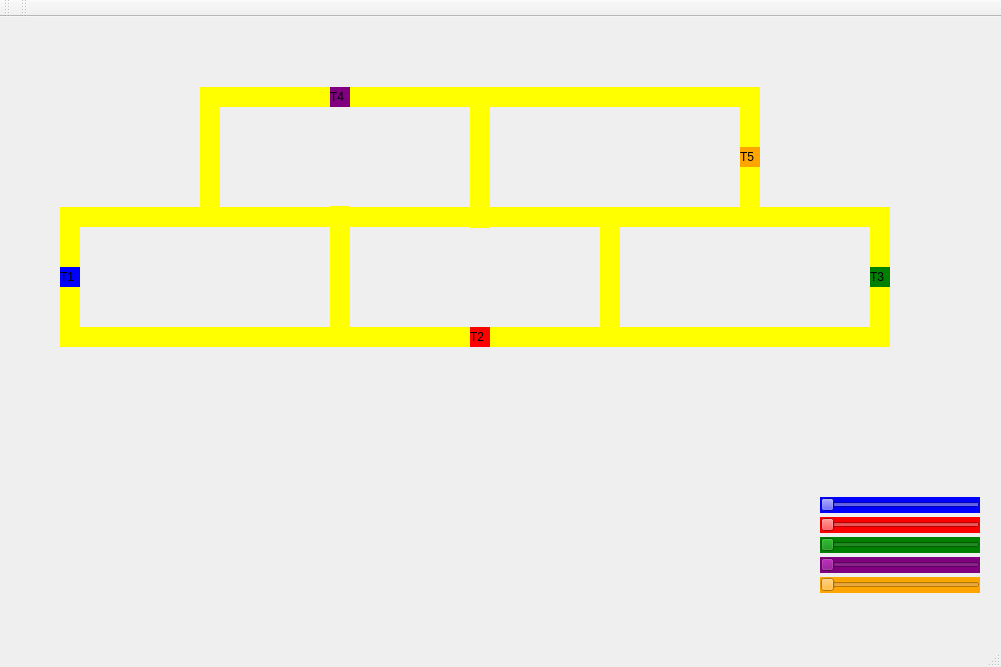
<?xml version="1.0" encoding="UTF-8"?>
<ui version="4.0">
 <class>MainWindow</class>
 <widget class="QMainWindow" name="MainWindow">
  <property name="enabled">
   <bool>true</bool>
  </property>
  <property name="geometry">
   <rect>
    <x>0</x>
    <y>0</y>
    <width>1001</width>
    <height>667</height>
   </rect>
  </property>
  <property name="sizePolicy">
   <sizepolicy hsizetype="Preferred" vsizetype="Preferred">
    <horstretch>100</horstretch>
    <verstretch>0</verstretch>
   </sizepolicy>
  </property>
  <property name="windowTitle">
   <string>MainWindow</string>
  </property>
  <widget class="QWidget" name="centralWidget">
   <widget class="QLabel" name="label_trem1">
    <property name="geometry">
     <rect>
      <x>60</x>
      <y>250</y>
      <width>20</width>
      <height>20</height>
     </rect>
    </property>
    <property name="styleSheet">
     <string notr="true">QLabel { background: blue}</string>
    </property>
    <property name="text">
     <string>T1</string>
    </property>
   </widget>
   <widget class="QLabel" name="label_trilhoa">
    <property name="geometry">
     <rect>
      <x>80</x>
      <y>190</y>
      <width>251</width>
      <height>20</height>
     </rect>
    </property>
    <property name="palette">
     <palette>
      <active>
       <colorrole role="WindowText">
        <brush brushstyle="SolidPattern">
         <color alpha="255">
          <red>0</red>
          <green>0</green>
          <blue>0</blue>
         </color>
        </brush>
       </colorrole>
       <colorrole role="Button">
        <brush brushstyle="SolidPattern">
         <color alpha="255">
          <red>255</red>
          <green>255</green>
          <blue>0</blue>
         </color>
        </brush>
       </colorrole>
       <colorrole role="Light">
        <brush brushstyle="SolidPattern">
         <color alpha="255">
          <red>255</red>
          <green>255</green>
          <blue>127</blue>
         </color>
        </brush>
       </colorrole>
       <colorrole role="Midlight">
        <brush brushstyle="SolidPattern">
         <color alpha="255">
          <red>255</red>
          <green>255</green>
          <blue>63</blue>
         </color>
        </brush>
       </colorrole>
       <colorrole role="Dark">
        <brush brushstyle="SolidPattern">
         <color alpha="255">
          <red>127</red>
          <green>127</green>
          <blue>0</blue>
         </color>
        </brush>
       </colorrole>
       <colorrole role="Mid">
        <brush brushstyle="SolidPattern">
         <color alpha="255">
          <red>170</red>
          <green>170</green>
          <blue>0</blue>
         </color>
        </brush>
       </colorrole>
       <colorrole role="Text">
        <brush brushstyle="SolidPattern">
         <color alpha="255">
          <red>0</red>
          <green>0</green>
          <blue>0</blue>
         </color>
        </brush>
       </colorrole>
       <colorrole role="BrightText">
        <brush brushstyle="SolidPattern">
         <color alpha="255">
          <red>255</red>
          <green>255</green>
          <blue>255</blue>
         </color>
        </brush>
       </colorrole>
       <colorrole role="ButtonText">
        <brush brushstyle="SolidPattern">
         <color alpha="255">
          <red>0</red>
          <green>0</green>
          <blue>0</blue>
         </color>
        </brush>
       </colorrole>
       <colorrole role="Base">
        <brush brushstyle="SolidPattern">
         <color alpha="255">
          <red>255</red>
          <green>255</green>
          <blue>0</blue>
         </color>
        </brush>
       </colorrole>
       <colorrole role="Window">
        <brush brushstyle="SolidPattern">
         <color alpha="255">
          <red>255</red>
          <green>255</green>
          <blue>0</blue>
         </color>
        </brush>
       </colorrole>
       <colorrole role="Shadow">
        <brush brushstyle="SolidPattern">
         <color alpha="255">
          <red>0</red>
          <green>0</green>
          <blue>0</blue>
         </color>
        </brush>
       </colorrole>
       <colorrole role="AlternateBase">
        <brush brushstyle="SolidPattern">
         <color alpha="255">
          <red>255</red>
          <green>255</green>
          <blue>127</blue>
         </color>
        </brush>
       </colorrole>
       <colorrole role="ToolTipBase">
        <brush brushstyle="SolidPattern">
         <color alpha="255">
          <red>255</red>
          <green>255</green>
          <blue>220</blue>
         </color>
        </brush>
       </colorrole>
       <colorrole role="ToolTipText">
        <brush brushstyle="SolidPattern">
         <color alpha="255">
          <red>0</red>
          <green>0</green>
          <blue>0</blue>
         </color>
        </brush>
       </colorrole>
       <colorrole role="PlaceholderText">
        <brush brushstyle="NoBrush">
         <color alpha="128">
          <red>0</red>
          <green>0</green>
          <blue>0</blue>
         </color>
        </brush>
       </colorrole>
      </active>
      <inactive>
       <colorrole role="WindowText">
        <brush brushstyle="SolidPattern">
         <color alpha="255">
          <red>0</red>
          <green>0</green>
          <blue>0</blue>
         </color>
        </brush>
       </colorrole>
       <colorrole role="Button">
        <brush brushstyle="SolidPattern">
         <color alpha="255">
          <red>255</red>
          <green>255</green>
          <blue>0</blue>
         </color>
        </brush>
       </colorrole>
       <colorrole role="Light">
        <brush brushstyle="SolidPattern">
         <color alpha="255">
          <red>255</red>
          <green>255</green>
          <blue>127</blue>
         </color>
        </brush>
       </colorrole>
       <colorrole role="Midlight">
        <brush brushstyle="SolidPattern">
         <color alpha="255">
          <red>255</red>
          <green>255</green>
          <blue>63</blue>
         </color>
        </brush>
       </colorrole>
       <colorrole role="Dark">
        <brush brushstyle="SolidPattern">
         <color alpha="255">
          <red>127</red>
          <green>127</green>
          <blue>0</blue>
         </color>
        </brush>
       </colorrole>
       <colorrole role="Mid">
        <brush brushstyle="SolidPattern">
         <color alpha="255">
          <red>170</red>
          <green>170</green>
          <blue>0</blue>
         </color>
        </brush>
       </colorrole>
       <colorrole role="Text">
        <brush brushstyle="SolidPattern">
         <color alpha="255">
          <red>0</red>
          <green>0</green>
          <blue>0</blue>
         </color>
        </brush>
       </colorrole>
       <colorrole role="BrightText">
        <brush brushstyle="SolidPattern">
         <color alpha="255">
          <red>255</red>
          <green>255</green>
          <blue>255</blue>
         </color>
        </brush>
       </colorrole>
       <colorrole role="ButtonText">
        <brush brushstyle="SolidPattern">
         <color alpha="255">
          <red>0</red>
          <green>0</green>
          <blue>0</blue>
         </color>
        </brush>
       </colorrole>
       <colorrole role="Base">
        <brush brushstyle="SolidPattern">
         <color alpha="255">
          <red>255</red>
          <green>255</green>
          <blue>0</blue>
         </color>
        </brush>
       </colorrole>
       <colorrole role="Window">
        <brush brushstyle="SolidPattern">
         <color alpha="255">
          <red>255</red>
          <green>255</green>
          <blue>0</blue>
         </color>
        </brush>
       </colorrole>
       <colorrole role="Shadow">
        <brush brushstyle="SolidPattern">
         <color alpha="255">
          <red>0</red>
          <green>0</green>
          <blue>0</blue>
         </color>
        </brush>
       </colorrole>
       <colorrole role="AlternateBase">
        <brush brushstyle="SolidPattern">
         <color alpha="255">
          <red>255</red>
          <green>255</green>
          <blue>127</blue>
         </color>
        </brush>
       </colorrole>
       <colorrole role="ToolTipBase">
        <brush brushstyle="SolidPattern">
         <color alpha="255">
          <red>255</red>
          <green>255</green>
          <blue>220</blue>
         </color>
        </brush>
       </colorrole>
       <colorrole role="ToolTipText">
        <brush brushstyle="SolidPattern">
         <color alpha="255">
          <red>0</red>
          <green>0</green>
          <blue>0</blue>
         </color>
        </brush>
       </colorrole>
       <colorrole role="PlaceholderText">
        <brush brushstyle="NoBrush">
         <color alpha="128">
          <red>0</red>
          <green>0</green>
          <blue>0</blue>
         </color>
        </brush>
       </colorrole>
      </inactive>
      <disabled>
       <colorrole role="WindowText">
        <brush brushstyle="SolidPattern">
         <color alpha="255">
          <red>127</red>
          <green>127</green>
          <blue>0</blue>
         </color>
        </brush>
       </colorrole>
       <colorrole role="Button">
        <brush brushstyle="SolidPattern">
         <color alpha="255">
          <red>255</red>
          <green>255</green>
          <blue>0</blue>
         </color>
        </brush>
       </colorrole>
       <colorrole role="Light">
        <brush brushstyle="SolidPattern">
         <color alpha="255">
          <red>255</red>
          <green>255</green>
          <blue>127</blue>
         </color>
        </brush>
       </colorrole>
       <colorrole role="Midlight">
        <brush brushstyle="SolidPattern">
         <color alpha="255">
          <red>255</red>
          <green>255</green>
          <blue>63</blue>
         </color>
        </brush>
       </colorrole>
       <colorrole role="Dark">
        <brush brushstyle="SolidPattern">
         <color alpha="255">
          <red>127</red>
          <green>127</green>
          <blue>0</blue>
         </color>
        </brush>
       </colorrole>
       <colorrole role="Mid">
        <brush brushstyle="SolidPattern">
         <color alpha="255">
          <red>170</red>
          <green>170</green>
          <blue>0</blue>
         </color>
        </brush>
       </colorrole>
       <colorrole role="Text">
        <brush brushstyle="SolidPattern">
         <color alpha="255">
          <red>127</red>
          <green>127</green>
          <blue>0</blue>
         </color>
        </brush>
       </colorrole>
       <colorrole role="BrightText">
        <brush brushstyle="SolidPattern">
         <color alpha="255">
          <red>255</red>
          <green>255</green>
          <blue>255</blue>
         </color>
        </brush>
       </colorrole>
       <colorrole role="ButtonText">
        <brush brushstyle="SolidPattern">
         <color alpha="255">
          <red>127</red>
          <green>127</green>
          <blue>0</blue>
         </color>
        </brush>
       </colorrole>
       <colorrole role="Base">
        <brush brushstyle="SolidPattern">
         <color alpha="255">
          <red>255</red>
          <green>255</green>
          <blue>0</blue>
         </color>
        </brush>
       </colorrole>
       <colorrole role="Window">
        <brush brushstyle="SolidPattern">
         <color alpha="255">
          <red>255</red>
          <green>255</green>
          <blue>0</blue>
         </color>
        </brush>
       </colorrole>
       <colorrole role="Shadow">
        <brush brushstyle="SolidPattern">
         <color alpha="255">
          <red>0</red>
          <green>0</green>
          <blue>0</blue>
         </color>
        </brush>
       </colorrole>
       <colorrole role="AlternateBase">
        <brush brushstyle="SolidPattern">
         <color alpha="255">
          <red>255</red>
          <green>255</green>
          <blue>0</blue>
         </color>
        </brush>
       </colorrole>
       <colorrole role="ToolTipBase">
        <brush brushstyle="SolidPattern">
         <color alpha="255">
          <red>255</red>
          <green>255</green>
          <blue>220</blue>
         </color>
        </brush>
       </colorrole>
       <colorrole role="ToolTipText">
        <brush brushstyle="SolidPattern">
         <color alpha="255">
          <red>0</red>
          <green>0</green>
          <blue>0</blue>
         </color>
        </brush>
       </colorrole>
       <colorrole role="PlaceholderText">
        <brush brushstyle="NoBrush">
         <color alpha="128">
          <red>0</red>
          <green>0</green>
          <blue>0</blue>
         </color>
        </brush>
       </colorrole>
      </disabled>
     </palette>
    </property>
    <property name="styleSheet">
     <string notr="true">QLabel { background: yellow}</string>
    </property>
    <property name="text">
     <string/>
    </property>
   </widget>
   <widget class="QLabel" name="label_trilho3">
    <property name="geometry">
     <rect>
      <x>80</x>
      <y>310</y>
      <width>271</width>
      <height>20</height>
     </rect>
    </property>
    <property name="styleSheet">
     <string notr="true">QLabel { background: yellow}</string>
    </property>
    <property name="text">
     <string/>
    </property>
   </widget>
   <widget class="QLabel" name="label_trilho1">
    <property name="geometry">
     <rect>
      <x>330</x>
      <y>189</y>
      <width>20</width>
      <height>121</height>
     </rect>
    </property>
    <property name="styleSheet">
     <string notr="true">QLabel { background: yellow}</string>
    </property>
    <property name="text">
     <string/>
    </property>
   </widget>
   <widget class="QLabel" name="label_trilhob">
    <property name="geometry">
     <rect>
      <x>60</x>
      <y>190</y>
      <width>20</width>
      <height>140</height>
     </rect>
    </property>
    <property name="styleSheet">
     <string notr="true">QLabel { background: yellow}</string>
    </property>
    <property name="text">
     <string/>
    </property>
   </widget>
   <widget class="QLabel" name="label_trilho2">
    <property name="geometry">
     <rect>
      <x>600</x>
      <y>190</y>
      <width>20</width>
      <height>120</height>
     </rect>
    </property>
    <property name="styleSheet">
     <string notr="true">QLabel { background: yellow}</string>
    </property>
    <property name="text">
     <string/>
    </property>
   </widget>
   <widget class="QLabel" name="label_trilhog">
    <property name="geometry">
     <rect>
      <x>350</x>
      <y>190</y>
      <width>250</width>
      <height>20</height>
     </rect>
    </property>
    <property name="styleSheet">
     <string notr="true">QLabel { background: yellow}</string>
    </property>
    <property name="text">
     <string/>
    </property>
   </widget>
   <widget class="QLabel" name="label_trilho4">
    <property name="geometry">
     <rect>
      <x>350</x>
      <y>310</y>
      <width>271</width>
      <height>20</height>
     </rect>
    </property>
    <property name="styleSheet">
     <string notr="true">QLabel { background: yellow}</string>
    </property>
    <property name="text">
     <string/>
    </property>
   </widget>
   <widget class="QLabel" name="label_trem2">
    <property name="geometry">
     <rect>
      <x>470</x>
      <y>310</y>
      <width>20</width>
      <height>20</height>
     </rect>
    </property>
    <property name="styleSheet">
     <string notr="true">QLabel { background: red}</string>
    </property>
    <property name="text">
     <string>T2</string>
    </property>
   </widget>
   <widget class="QLabel" name="label_trem3">
    <property name="geometry">
     <rect>
      <x>870</x>
      <y>250</y>
      <width>20</width>
      <height>20</height>
     </rect>
    </property>
    <property name="styleSheet">
     <string notr="true">QLabel { background: green}</string>
    </property>
    <property name="text">
     <string>T3</string>
    </property>
   </widget>
   <widget class="QLabel" name="label_trilhoh">
    <property name="geometry">
     <rect>
      <x>620</x>
      <y>190</y>
      <width>250</width>
      <height>20</height>
     </rect>
    </property>
    <property name="styleSheet">
     <string notr="true">QLabel { background: yellow}</string>
    </property>
    <property name="text">
     <string/>
    </property>
   </widget>
   <widget class="QLabel" name="label_trilhof">
    <property name="geometry">
     <rect>
      <x>220</x>
      <y>70</y>
      <width>250</width>
      <height>20</height>
     </rect>
    </property>
    <property name="styleSheet">
     <string notr="true">QLabel { background: yellow}</string>
    </property>
    <property name="text">
     <string/>
    </property>
   </widget>
   <widget class="QLabel" name="label_trem5">
    <property name="geometry">
     <rect>
      <x>740</x>
      <y>130</y>
      <width>20</width>
      <height>20</height>
     </rect>
    </property>
    <property name="styleSheet">
     <string notr="true">QLabel { background: orange}</string>
    </property>
    <property name="text">
     <string>T5</string>
    </property>
   </widget>
   <widget class="QLabel" name="label_trem4">
    <property name="geometry">
     <rect>
      <x>330</x>
      <y>70</y>
      <width>20</width>
      <height>20</height>
     </rect>
    </property>
    <property name="maximumSize">
     <size>
      <width>20</width>
      <height>20</height>
     </size>
    </property>
    <property name="styleSheet">
     <string notr="true">QLabel { background: purple}</string>
    </property>
    <property name="text">
     <string>T4</string>
    </property>
   </widget>
   <widget class="QLabel" name="label_trilhoc">
    <property name="geometry">
     <rect>
      <x>490</x>
      <y>70</y>
      <width>250</width>
      <height>20</height>
     </rect>
    </property>
    <property name="styleSheet">
     <string notr="true">QLabel { background: yellow}</string>
    </property>
    <property name="text">
     <string/>
    </property>
   </widget>
   <widget class="QLabel" name="label_trilhod">
    <property name="geometry">
     <rect>
      <x>740</x>
      <y>70</y>
      <width>20</width>
      <height>121</height>
     </rect>
    </property>
    <property name="styleSheet">
     <string notr="true">QLabel { background: yellow}</string>
    </property>
    <property name="text">
     <string/>
    </property>
   </widget>
   <widget class="QSlider" name="Speeder1">
    <property name="geometry">
     <rect>
      <x>820</x>
      <y>480</y>
      <width>160</width>
      <height>16</height>
     </rect>
    </property>
    <property name="styleSheet">
     <string notr="true">QSlider { background: blue}</string>
    </property>
    <property name="minimum">
     <number>0</number>
    </property>
    <property name="maximum">
     <number>200</number>
    </property>
    <property name="value">
     <number>0</number>
    </property>
    <property name="orientation">
     <enum>Qt::Horizontal</enum>
    </property>
   </widget>
   <widget class="QSlider" name="Speeder2">
    <property name="geometry">
     <rect>
      <x>820</x>
      <y>500</y>
      <width>160</width>
      <height>16</height>
     </rect>
    </property>
    <property name="styleSheet">
     <string notr="true">QSlider { background: red}</string>
    </property>
    <property name="maximum">
     <number>200</number>
    </property>
    <property name="orientation">
     <enum>Qt::Horizontal</enum>
    </property>
   </widget>
   <widget class="QSlider" name="Speeder3">
    <property name="geometry">
     <rect>
      <x>820</x>
      <y>520</y>
      <width>160</width>
      <height>16</height>
     </rect>
    </property>
    <property name="styleSheet">
     <string notr="true">QSlider { background: green}</string>
    </property>
    <property name="maximum">
     <number>200</number>
    </property>
    <property name="orientation">
     <enum>Qt::Horizontal</enum>
    </property>
   </widget>
   <widget class="QSlider" name="Speeder4">
    <property name="geometry">
     <rect>
      <x>820</x>
      <y>540</y>
      <width>160</width>
      <height>16</height>
     </rect>
    </property>
    <property name="styleSheet">
     <string notr="true">QSlider { background: purple}</string>
    </property>
    <property name="maximum">
     <number>200</number>
    </property>
    <property name="orientation">
     <enum>Qt::Horizontal</enum>
    </property>
   </widget>
   <widget class="QSlider" name="Speeder5">
    <property name="geometry">
     <rect>
      <x>820</x>
      <y>560</y>
      <width>160</width>
      <height>16</height>
     </rect>
    </property>
    <property name="styleSheet">
     <string notr="true">QSlider { background: Orange}</string>
    </property>
    <property name="maximum">
     <number>200</number>
    </property>
    <property name="orientation">
     <enum>Qt::Horizontal</enum>
    </property>
   </widget>
   <widget class="QLabel" name="label_trilho6">
    <property name="geometry">
     <rect>
      <x>620</x>
      <y>310</y>
      <width>250</width>
      <height>20</height>
     </rect>
    </property>
    <property name="styleSheet">
     <string notr="true">QLabel { background: yellow}</string>
    </property>
    <property name="text">
     <string/>
    </property>
   </widget>
   <widget class="QLabel" name="label_trilhoe">
    <property name="geometry">
     <rect>
      <x>870</x>
      <y>190</y>
      <width>20</width>
      <height>140</height>
     </rect>
    </property>
    <property name="styleSheet">
     <string notr="true">QLabel { background: yellow}</string>
    </property>
    <property name="text">
     <string/>
    </property>
   </widget>
   <widget class="QLabel" name="label_trilho7">
    <property name="geometry">
     <rect>
      <x>470</x>
      <y>70</y>
      <width>20</width>
      <height>141</height>
     </rect>
    </property>
    <property name="styleSheet">
     <string notr="true">QLabel { background: yellow}</string>
    </property>
    <property name="text">
     <string/>
    </property>
   </widget>
   <widget class="QLabel" name="label_trilhob_2">
    <property name="geometry">
     <rect>
      <x>200</x>
      <y>70</y>
      <width>20</width>
      <height>121</height>
     </rect>
    </property>
    <property name="styleSheet">
     <string notr="true">QLabel { background: yellow}</string>
    </property>
    <property name="text">
     <string/>
    </property>
   </widget>
   <zorder>label_trilhod</zorder>
   <zorder>label_trilhoe</zorder>
   <zorder>label_trilho6</zorder>
   <zorder>label_trilho2</zorder>
   <zorder>label_trilhoh</zorder>
   <zorder>label_trilho1</zorder>
   <zorder>label_trilho4</zorder>
   <zorder>label_trilho7</zorder>
   <zorder>label_trilhoc</zorder>
   <zorder>label_trilhof</zorder>
   <zorder>label_trilhob_2</zorder>
   <zorder>label_trilho3</zorder>
   <zorder>label_trilhoa</zorder>
   <zorder>label_trilhob</zorder>
   <zorder>label_trem1</zorder>
   <zorder>label_trilhog</zorder>
   <zorder>label_trem2</zorder>
   <zorder>label_trem3</zorder>
   <zorder>label_trem5</zorder>
   <zorder>label_trem4</zorder>
   <zorder>Speeder1</zorder>
   <zorder>Speeder2</zorder>
   <zorder>Speeder3</zorder>
   <zorder>Speeder4</zorder>
   <zorder>Speeder5</zorder>
  </widget>
  <widget class="QMenuBar" name="menuBar">
   <property name="geometry">
    <rect>
     <x>0</x>
     <y>0</y>
     <width>1001</width>
     <height>22</height>
    </rect>
   </property>
  </widget>
  <widget class="QToolBar" name="mainToolBar">
   <attribute name="toolBarArea">
    <enum>TopToolBarArea</enum>
   </attribute>
   <attribute name="toolBarBreak">
    <bool>false</bool>
   </attribute>
  </widget>
  <widget class="QStatusBar" name="statusBar"/>
  <widget class="QToolBar" name="toolBar">
   <property name="windowTitle">
    <string>toolBar</string>
   </property>
   <attribute name="toolBarArea">
    <enum>TopToolBarArea</enum>
   </attribute>
   <attribute name="toolBarBreak">
    <bool>false</bool>
   </attribute>
  </widget>
 </widget>
 <layoutdefault spacing="6" margin="11"/>
 <resources/>
 <connections/>
</ui>
